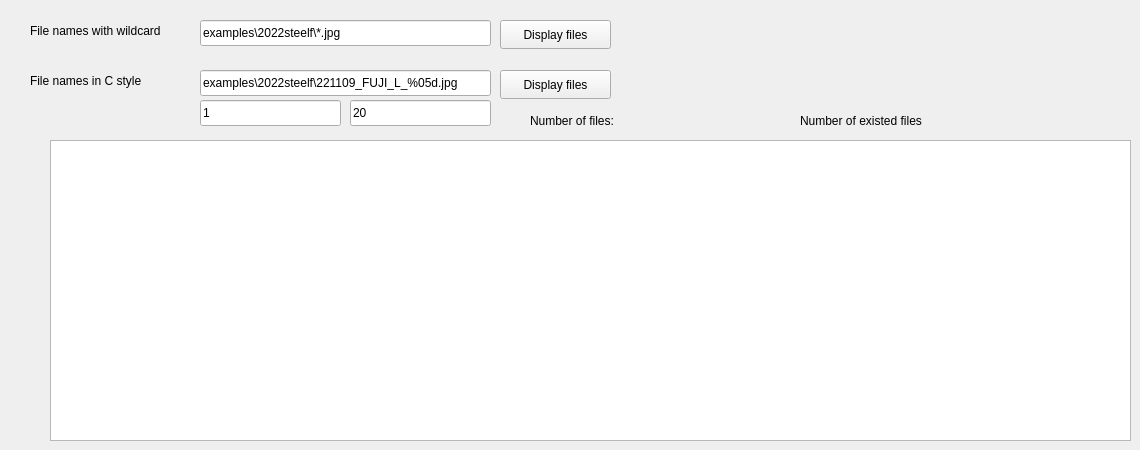
      <widget class="QWidget" name="tab_3">
       <attribute name="title">
        <string>File List</string>
       </attribute>
       <widget class="QLineEdit" name="edFileListWildcardInput">
        <property name="geometry">
         <rect>
          <x>200</x>
          <y>20</y>
          <width>291</width>
          <height>26</height>
         </rect>
        </property>
        <property name="text">
         <string>examples\2022steelf\*.jpg</string>
        </property>
       </widget>
       <widget class="QLabel" name="label_7">
        <property name="geometry">
         <rect>
          <x>30</x>
          <y>20</y>
          <width>171</width>
          <height>21</height>
         </rect>
        </property>
        <property name="text">
         <string>File names with wildcard</string>
        </property>
       </widget>
       <widget class="QPlainTextEdit" name="pteFileListDisplay">
        <property name="geometry">
         <rect>
          <x>50</x>
          <y>140</y>
          <width>1081</width>
          <height>301</height>
         </rect>
        </property>
        <property name="plainText">
         <string/>
        </property>
       </widget>
       <widget class="QLabel" name="lbFileListFileCountAll">
        <property name="geometry">
         <rect>
          <x>530</x>
          <y>110</y>
          <width>271</width>
          <height>21</height>
         </rect>
        </property>
        <property name="text">
         <string>Number of files:</string>
        </property>
       </widget>
       <widget class="QLabel" name="lbFileListCountExisted">
        <property name="geometry">
         <rect>
          <x>800</x>
          <y>110</y>
          <width>321</width>
          <height>21</height>
         </rect>
        </property>
        <property name="text">
         <string>Number of existed files</string>
        </property>
       </widget>
       <widget class="QLabel" name="label_41">
        <property name="geometry">
         <rect>
          <x>30</x>
          <y>70</y>
          <width>171</width>
          <height>21</height>
         </rect>
        </property>
        <property name="text">
         <string>File names in C style</string>
        </property>
       </widget>
       <widget class="QLineEdit" name="edFileListCstyleInput">
        <property name="geometry">
         <rect>
          <x>200</x>
          <y>70</y>
          <width>291</width>
          <height>26</height>
         </rect>
        </property>
        <property name="text">
         <string>examples\2022steelf\221109_FUJI_L_%05d.jpg</string>
        </property>
       </widget>
       <widget class="QLineEdit" name="edFileListCstyleStart">
        <property name="geometry">
         <rect>
          <x>200</x>
          <y>100</y>
          <width>141</width>
          <height>26</height>
         </rect>
        </property>
        <property name="text">
         <string>1</string>
        </property>
       </widget>
       <widget class="QLineEdit" name="edFileListCstyleCount">
        <property name="geometry">
         <rect>
          <x>350</x>
          <y>100</y>
          <width>141</width>
          <height>26</height>
         </rect>
        </property>
        <property name="text">
         <string>20</string>
        </property>
       </widget>
       <widget class="QPushButton" name="pbFileListDisplayWildcard">
        <property name="geometry">
         <rect>
          <x>500</x>
          <y>20</y>
          <width>111</width>
          <height>29</height>
         </rect>
        </property>
        <property name="text">
         <string>Display files</string>
        </property>
       </widget>
       <widget class="QPushButton" name="pbFileListDisplayCstyle">
        <property name="geometry">
         <rect>
          <x>500</x>
          <y>70</y>
          <width>111</width>
          <height>29</height>
         </rect>
        </property>
        <property name="text">
         <string>Display files</string>
        </property>
       </widget>
      </widget>
